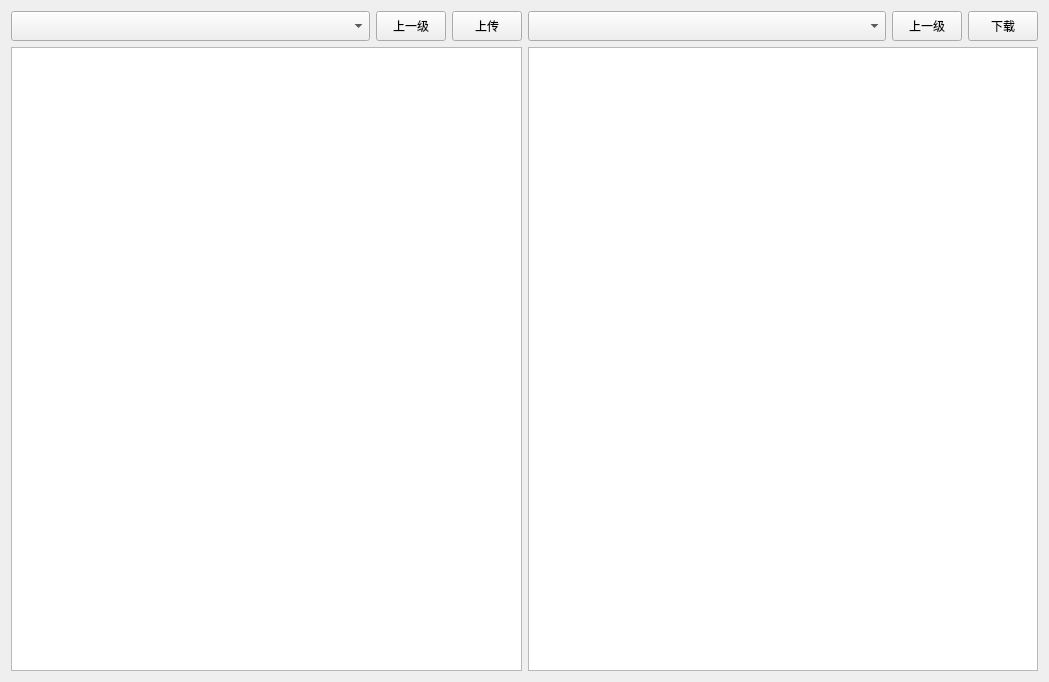
<?xml version="1.0" encoding="UTF-8"?>
<ui version="4.0">
 <class>Form</class>
 <widget class="QWidget" name="Form">
  <property name="geometry">
   <rect>
    <x>0</x>
    <y>0</y>
    <width>1049</width>
    <height>682</height>
   </rect>
  </property>
  <property name="windowTitle">
   <string>Form</string>
  </property>
  <layout class="QGridLayout" name="gridLayout">
   <item row="0" column="3">
    <widget class="QComboBox" name="RemoteComboBox">
     <property name="minimumSize">
      <size>
       <width>0</width>
       <height>30</height>
      </size>
     </property>
     <property name="font">
      <font>
       <pointsize>11</pointsize>
      </font>
     </property>
    </widget>
   </item>
   <item row="0" column="4">
    <widget class="QPushButton" name="RemoteLastDir">
     <property name="maximumSize">
      <size>
       <width>70</width>
       <height>40</height>
      </size>
     </property>
     <property name="text">
      <string>上一级</string>
     </property>
    </widget>
   </item>
   <item row="1" column="3" colspan="3">
    <widget class="QTableWidget" name="RemoteFiles"/>
   </item>
   <item row="0" column="0">
    <widget class="QComboBox" name="LocalComboBox">
     <property name="minimumSize">
      <size>
       <width>0</width>
       <height>30</height>
      </size>
     </property>
     <property name="font">
      <font>
       <pointsize>11</pointsize>
      </font>
     </property>
    </widget>
   </item>
   <item row="0" column="5">
    <widget class="QPushButton" name="DowLoad">
     <property name="maximumSize">
      <size>
       <width>70</width>
       <height>40</height>
      </size>
     </property>
     <property name="text">
      <string>下载</string>
     </property>
    </widget>
   </item>
   <item row="1" column="0" colspan="3">
    <widget class="QTableWidget" name="LocalFiles"/>
   </item>
   <item row="0" column="1">
    <widget class="QPushButton" name="LocalLastDir">
     <property name="maximumSize">
      <size>
       <width>70</width>
       <height>40</height>
      </size>
     </property>
     <property name="text">
      <string>上一级</string>
     </property>
    </widget>
   </item>
   <item row="0" column="2">
    <widget class="QPushButton" name="UpLoad">
     <property name="maximumSize">
      <size>
       <width>70</width>
       <height>40</height>
      </size>
     </property>
     <property name="text">
      <string>上传</string>
     </property>
    </widget>
   </item>
  </layout>
 </widget>
 <resources/>
 <connections/>
</ui>
